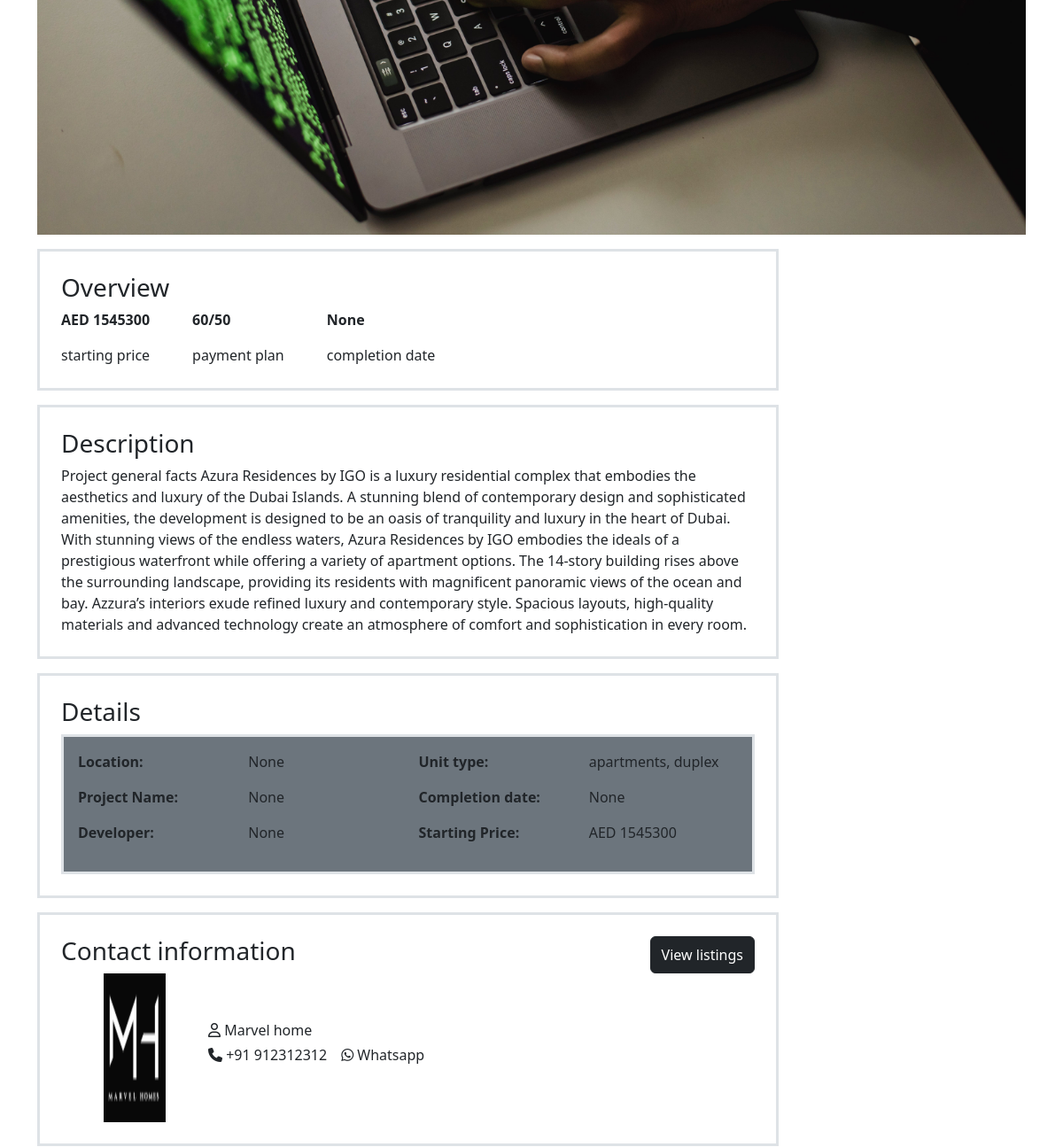
Page /account/property_details/1 (middle part) on the earlier database version.
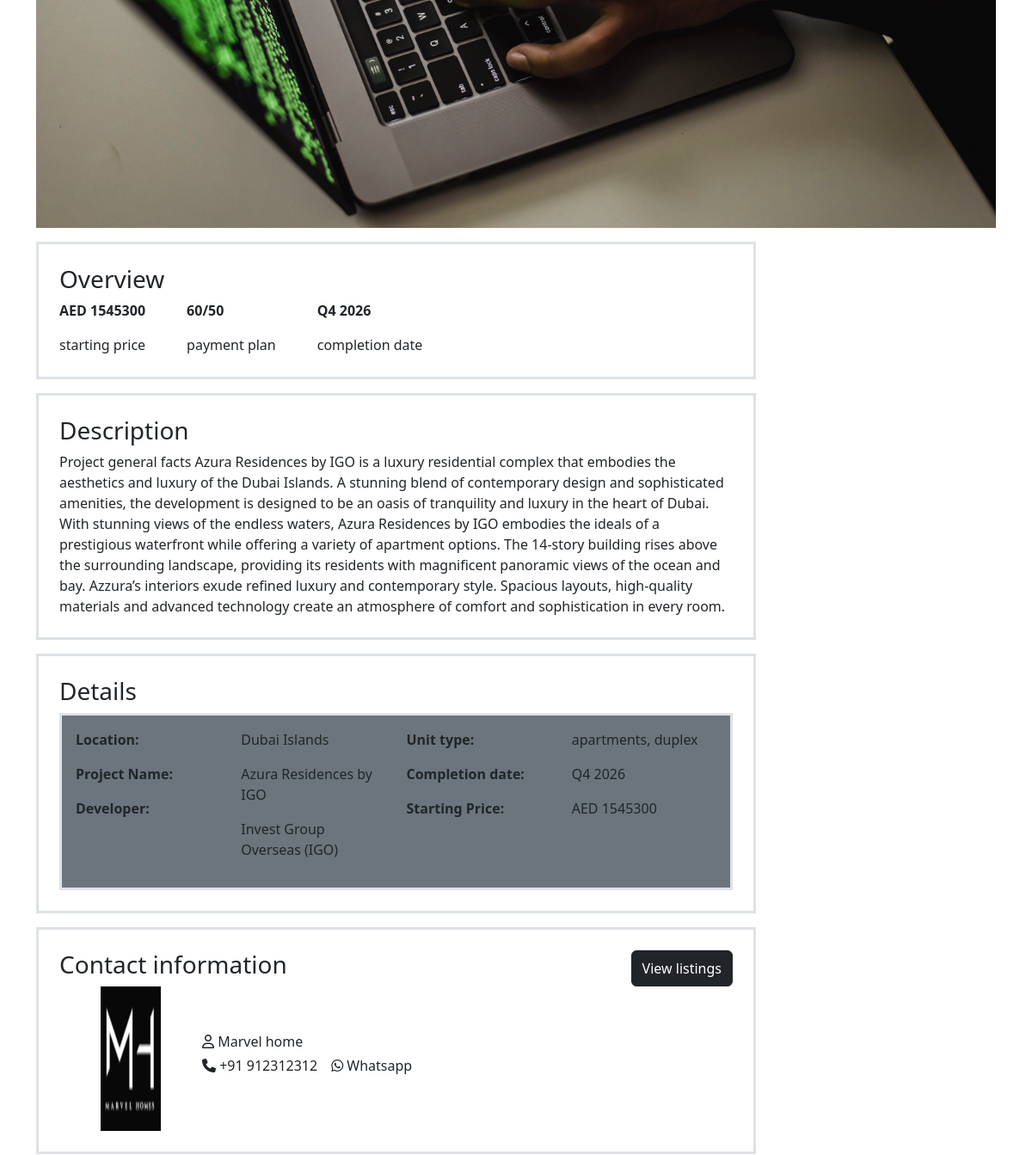
Same page on the later database version.
### account/models.py (models this page shows, shortened)
class Properties(models.Model):
    title = models.CharField(max_length=100)
    description = models.CharField(max_length=30000)
    price = models.IntegerField()
    place = models.CharField(max_length=200)
    image = models.ImageField(upload_to='property_images')
    options=(
        ('apartments','apartments'),
        ('villas','villas'),
        ('townhouses','townhouses'),
    )
    types = (
         ('duplex','duplex'),
         ('penthouse','penthouse'),
    )
    company = models.CharField(max_length=100,null=True)
    type = models.CharField(max_length=100,choices=types,null=True,default='')
    is_off_plan = models.BooleanField(default=False)
    payment_plan = models.CharField(max_length=100)
    category = models.CharField(max_length=100,choices = options)
    location = models.ForeignKey(Location,on_delete=models.CASCADE,null=True)
    map = models.URLField(null=True)
    video = models.URLField(null=True)
    created_at = models.DateTimeField(auto_now_add=True,null=True)

class PropertyDetails(models.Model):
    property = models.OneToOneField(Properties,on_delete=models.CASCADE,null=True,related_name='detail')
    location = models.CharField(max_length=200,null=True)
    project_name = models.CharField(max_length=200,null=True)
    developer = models.CharField(max_length=200,null=True)
    completion_date= models.CharField(max_length=100,null=True)

### account/views.py (the view)
# urls.py: path('property_details/<int:pid>',PropertyDetails.as_view(), name='property_detail'),
class PropertyDetails(DetailView):
    template_name='property_details.html'
    queryset = Properties.objects.all()
    pk_url_kwarg='pid'
    context_object_name='property'

### account/templates/property_details.html (shortened to what this page needs)
<!doctype html>
<html lang="en">
    {% load static %}
    <head>
        <link
            href="https://cdn.jsdelivr.net/npm/bootstrap@5.3.2/dist/css/bootstrap.min.css"
            rel="stylesheet"
        />
        <link rel="stylesheet" href="https://cdnjs.cloudflare.com/ajax/libs/font-awesome/6.5.2/css/all.min.css" />
    </head>
    <body>
        <div class="container mt-5">
            <img src="{{property.image.url}}" alt="" class="img-fluid">
            <div class="border border-3 w-75 mt-3 p-4" style="height: 10rem;">
                <h3>Overview</h3>
                <div class="d-flex">
                    <div class="d-flex flex-column me-5">
                        <p class="fw-bold">AED {{property.price}}</p>
                        <p>starting price</p>
                    </div>
                    <div class="d-flex flex-column me-5">
                        <p class="fw-bold">{{property.payment_plan}}</p>
                        <p>payment plan</p>
                    </div>
                   {% if property.detail %}
                   <div class="d-flex flex-column">
                    <p class="fw-bold">{{property.detail.completion_date}}</p>
                    <p>completion date</p>
                   </div>
                   {% endif %}
                </div>
            </div>
            <div class="border border-3 w-75 mt-3 p-4">
                <h3>Description</h3>
                {{property.description}}
            </div>
           {% if property.detail %}
           <div class="border border-3 w-75 mt-3 p-4">
            <h3>Details</h3>
            <div class="border border-3 bg-secondary p-3">
                <div class="row">
                    <div class="col-3">
                        <p class="fw-bold">Location:</p>
                        <p class="fw-bold">Project Name:</p>
                        <p class="fw-bold">Developer:</p>
                    </div>
                    <div class="col-3">
                        <p>{{property.detail.location}}</p>
                        <p>{{property.detail.project_name}}</p>
                        <p>{{property.detail.developer}}</p>
                    </div>
                    <div class="col-3">
                        <p class="fw-bold">Unit type:</p>
                        <p class="fw-bold">Completion date:</p>
                        <p class="fw-bold">Starting Price:</p>
                    </div>
                    <div class="col-3">
                        <p>{{property.category}}, {{property.type}}</p>
                        <p>{{property.detail.completion_date}}</p>
                        <p>AED {{property.price}}</p>
                    </div>
                </div>
            </div>
           </div>
           {% endif %}
           <div class="border border-3 w-75 my-3 p-4">
            <div class="d-flex justify-content-between">
                <h3>Contact information</h3>
                <button class="btn btn-dark">View listings</button>
            </div>
            <div class="d-flex">
                <img src="{% static 'images/mainlogo.png' %}" alt="" style="" class="img-fluid mx-5">
                <div class="py-5">
                    <p class="my-1">
                        <i class="fa-regular fa-user"></i>
                        Marvel home
                    </p>
                    <div class="d-flex">
                        <p class="me-3">
                            <i class="fa-solid fa-phone"></i>
                            +91 912312312
                        </p>
                        <p>
                            <i class="fa-brands fa-whatsapp"></i>
                            Whatsapp
                        </p>
                    </div>
                </div>
            </div>
           </div>
        </div>
    </body>
</html>

Differences in the rows shown:
changed through a linked row, Properties "apartments": detail.completion_date "None" → "Q4 2026"; detail.location "None" → "Dubai Islands"; detail.project_name "None" → "Azura Residences by IGO"; detail.developer "None" → "Invest Group Overseas (IGO)"
